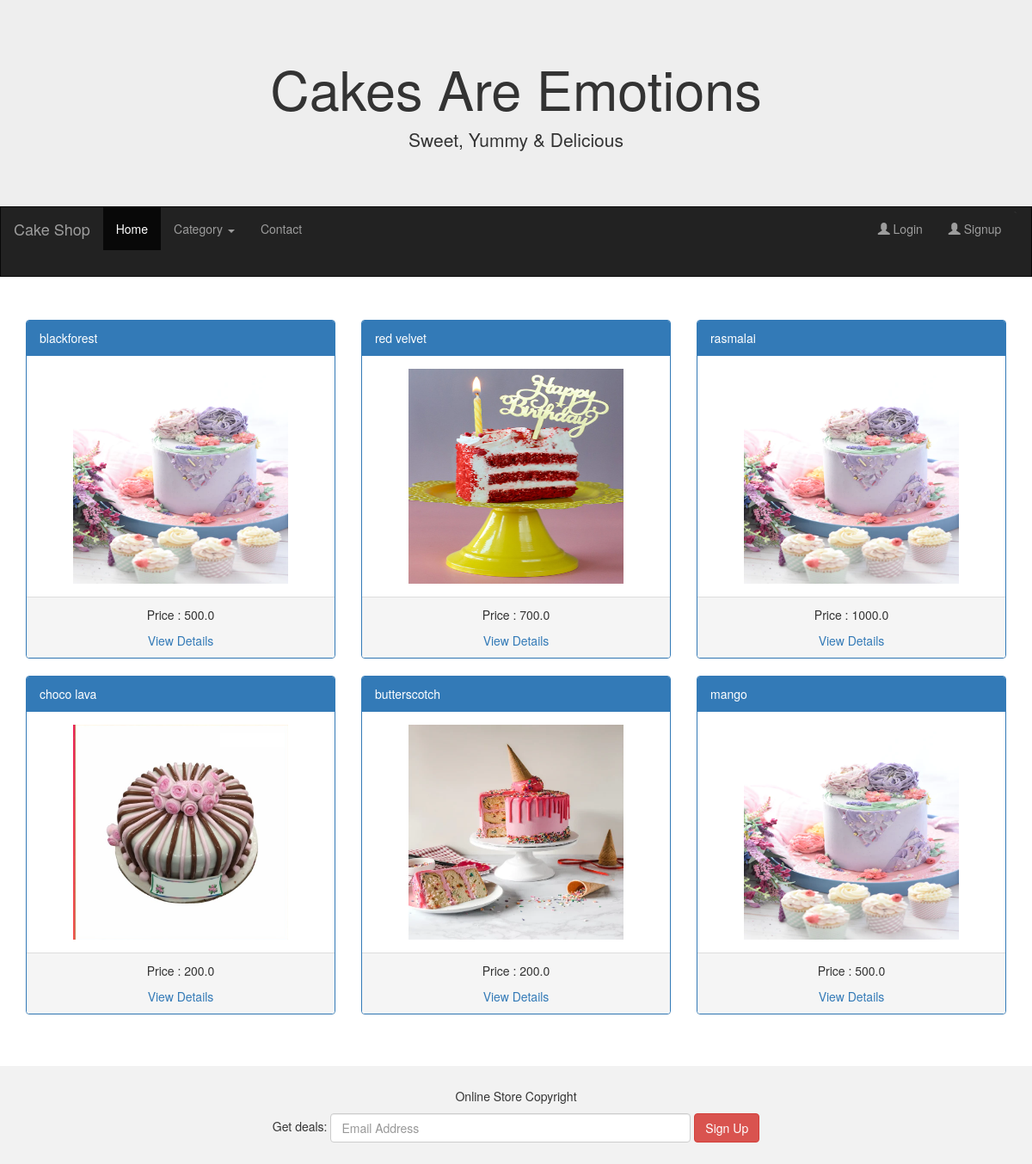
The page / on the database its author committed.
### adminApp/models.py (models this page shows)
class Product(models.Model):
    pname = models.CharField(max_length=20)
    price = models.FloatField(default=200)
    description = models.CharField(max_length=50)
    size = models.FloatField(default=1)
    quantity = models.IntegerField()
    image = models.ImageField(default = 'abc.jpg',upload_to = "Images")
    cat = models.ForeignKey(to='Category', on_delete=models.CASCADE)
    class Meta:
        db_table = "Product"

### userApp/views.py (the view)
# urls.py: path('',views.homepage),
def homepage(request):
    cats = Category.objects.all()
    cakes = Product.objects.all()
    return render(request,"homepage.html",{"cats":cats,"cakes":cakes})

### userApp/templates/homepage.html (shortened to what this page needs)
<!DOCTYPE html>
<html lang="en">
<head>
  <link rel="stylesheet" href="https://maxcdn.bootstrapcdn.com/bootstrap/3.4.1/css/bootstrap.min.css">
</head>
<body>
<div class="jumbotron">
  <div class="container text-center">
    <h1>Cakes Are Emotions </h1>
    <p>Sweet, Yummy & Delicious </p>
  </div>
</div>
<nav class="navbar navbar-inverse">
  <div class="container-fluid">
    <div class="navbar-header">
      {%if "uname" in request.session%}
      <a class="navbar-brand" href="#">Welcome {{request.session.uname}}</a>
      {%else%}
      <a class="navbar-brand" href="#">Cake Shop</a>
      {%endif%}
    </div>
    <div class="collapse navbar-collapse" id="myNavbar">
      <ul class="nav navbar-nav">
        <li class="active"><a href="/">Home</a></li>
        <li class="dropdown">
          <a class="dropdown-toggle" data-toggle="dropdown" href="#">Category
          <span class="caret"></span></a>
          <ul class="dropdown-menu">
            {%for cat in cats%}
            <li><a href="/showcakes/{{cat.id}}">{{cat.category_name}}</li>
              {%endfor%}
          </ul>
        <li><a href="#">Contact</a></li>
      </ul>
      <ul class="nav navbar-nav navbar-right">
        {%if "uname" in request.session%}
        <li><a href="/showAll"><span class="glyphicon glyphicon-shopping-cart"></span> Cart</a></li>
        <li><a href="/logout"><span class="glyphicon glyphicon-user"></span> Logout </a></li>`
        {%else%}
        <li><a href="/login"><span class="glyphicon glyphicon-user"></span> Login </a></li>`
        <li><a href="/signup"><span class="glyphicon glyphicon-user"></span> Signup </a></li>
        {%endif%}
      </ul>
    </div>
  </div>
</nav>
{%block content%}
<div class="container">
  <div class="row">
    {%for cake in cakes%}
    <div class="col-sm-4">
      <div class="panel panel-primary">
        <div class="panel-heading">{{cake.pname}}</div>
        <div class="panel-body"><center>  <a href="/viewDetails/{{cake.id}}"><img src="{{cake.image.url}}" class="img-responsive" style="width:250px;height:250px;" alt="Image"> </a></center></div>
        <div class="panel-footer"> <center> <p> Price : {{cake.price}} </p>
          <a href="/viewDetails/{{cake.id}}"> View Details </a>
        </center> </div>
      </div>
    </div>
    {%endfor%}
  </div>
</div><br><br>
{%endblock%}
<footer class="container-fluid text-center">
  <p>Online Store Copyright</p>
  <form class="form-inline">Get deals:
    <input type="email" class="form-control" size="50" placeholder="Email Address">
    <button type="button" class="btn btn-danger">Sign Up</button>
  </form>
</footer>
</body>
</html>

### userApp/templates/homepage.html (style rules this page uses)
.navbar { margin-bottom: 50px; border-radius: 0; }
.jumbotron { margin-bottom: 0; }
footer { background-color: #f2f2f2; padding: 25px; }

### rows shown on the page
Product: pname "blackforest", image (picture), price "500.0"
Product: pname "red velvet", image (picture), price "700.0"
Product: pname "rasmalai", image (picture), price "1000.0"
Product: pname "choco lava", image (picture), price "200.0"
Product: pname "butterscotch", image (picture), price "200.0"
Product: pname "mango", image (picture), price "500.0"
